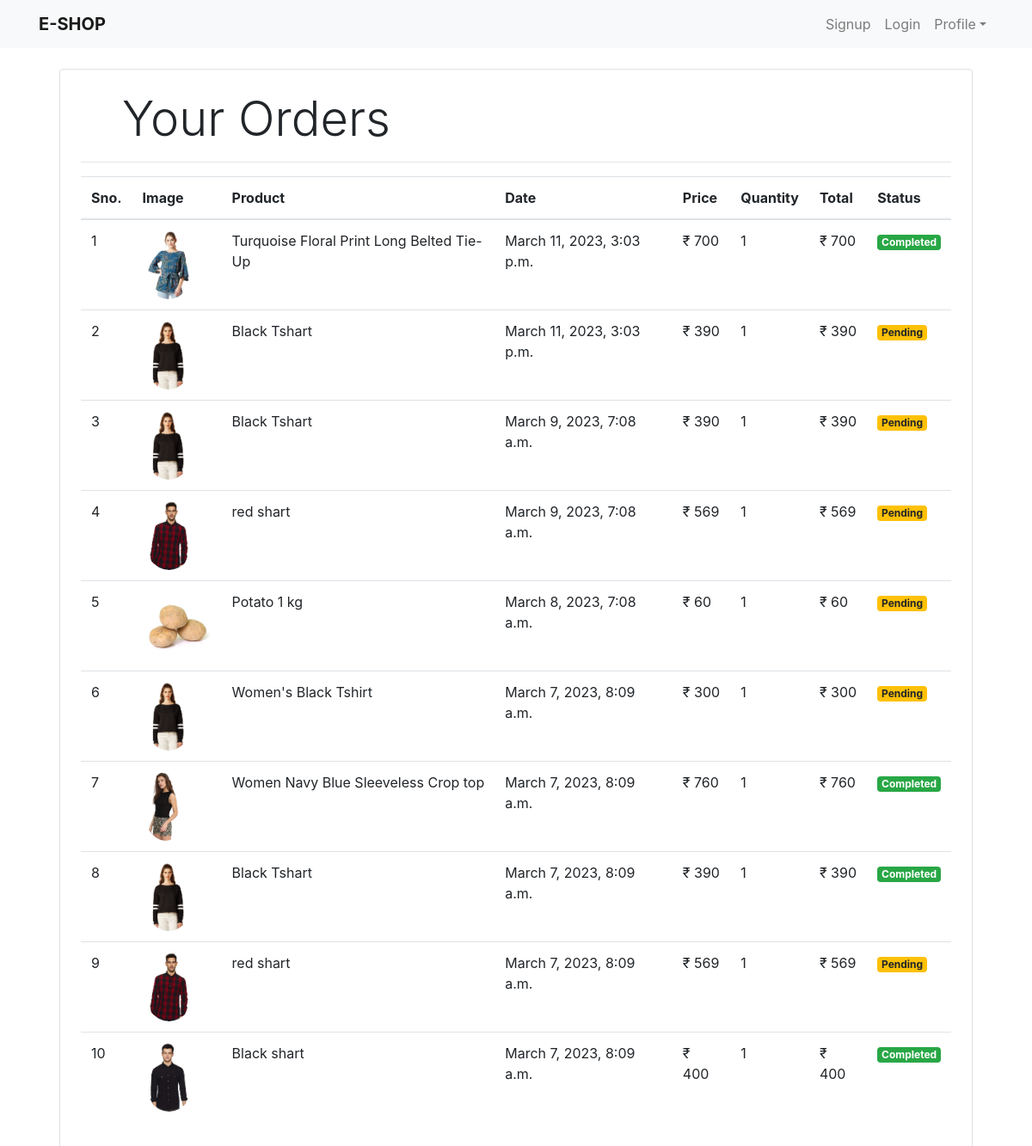
Screenshot of /Orderview with the database file from the repository.
### store/models.py (models this page shows, shortened)
class order(models.Model):
    product = models.ForeignKey(Product,on_delete=models.CASCADE)
    quantity = models.IntegerField(default=1)
    price = models.IntegerField()
    phone = models.CharField(max_length=14)
    address = models.CharField(max_length=150)
    date = models.DateTimeField(auto_now_add=True)
    status = models.BooleanField(default=False)

class Product(models.Model):
    category = models.ForeignKey(Category, on_delete=models.CASCADE)
    name = models.CharField(max_length=50)
    price = models.IntegerField(default=0)
    description = models.CharField(max_length=150, default='')
    image = models.ImageField(upload_to='upload/product/')

### store/views.py (the view)
# urls.py: path('Orderview',Orderview.as_view(),name='Orderview')
class Orderview(View):
    def get(self, request):
            orders = order.objects.all().order_by('-date')
            return render(request,"orders.html",{'orders':orders})

### store/templatetags/cart.py (called while the page is built)
@register.filter(name='currency')
def currency(number):
    return "₹ "+str(number)

@register.filter(name="multiply")
def multiply(number, number1):
    return number * number1

### store/templates/orders.html
{% extends 'base.html' %}
{% block content %}
{% load cart %}
<div class="container">
   <div class="border rounded p-4 m-4">
        <p class="display-4 pl-4 ml-4">Your Orders</p>
        <hr>
        <table class="table">
            <thead>
                <tr>
                    <th>Sno.</th>
                    <th>Image</th>
                    <th>Product</th>
                    <th>Date</th>
                    <th>Price</th>
                    <th>Quantity</th>
                    <th>Total</th>
                    <th>Status</th>
                </tr>
            </thead>
            <tbody>
                {% for order in orders %}
                <tr>
                    <td>{{forloop.counter}}</td>
                    <td><img style="height: 80px;" class="rounded-circle" src="{{order.product.image.url}}" alt=""></td>
                    <td>{{order.product.name}}</td>
                    <td>{{order.date}}</td>
                    <td>{{order.price|currency}}</td>
                    <td>{{order.quantity}}</td>
                    <td>{{order.quantity|multiply:order.price|currency}}</td>
                    {% if order.status %}
                    <td><small class="badge badge-success">Completed</small></td>
                    {% else %}
                    <td><small class="badge badge-warning">Pending</small></td>
                    {% endif %}
                </tr>
                {% endfor %}
            </tbody>
        </table>
   </div>
</div>
{% endblock %}

### store/templates/base.html (shortened to what this page needs)
<!DOCTYPE html>
<html>
<head>
<link rel="stylesheet" href="https://cdn.jsdelivr.net/npm/bootstrap@4.6.1/dist/css/bootstrap.min.css">
<link rel="stylesheet" href="https://cdnjs.cloudflare.com/ajax/libs/font-awesome/4.7.0/css/font-awesome.min.css">
</head>
<body>
	<div class="bgimg">
		<nav class="navbar navbar-expand-md bg-light navbar-light ">
			<div class="container">
				<a href="/" class="navbar-brand  font-weight-bold">E-SHOP</a>
				<div class="collapse navbar-collapse text-center" id="collapsenavbar">
					<ul class="navbar-nav ml-auto">
						{% if request.session.id %}
						<li class="nav-item">
							<a href="/logout" class="nav-link ">Logout</a>
						</li>
						{% else %}
						<li class="nav-item">
							<a href="/signup" class="nav-link ">Signup</a>
						</li>
					<li class="nav-item">
							<a href="/login" class="nav-link ">Login</a>
						</li>
						{% endif %}
						<div class="dropdown ">
						<li class="nav-item">
							<a href="#" class="nav-link text-block dropdown-toggle" data-toggle="dropdown">Profile</a>
                         </div>
					</ul>
				</div>
			</div>
		</nav>
{% block content %}
{% endblock %}
</body>
</html>

### rows the page displays
order: product.image (picture), product.name "Turquoise Floral Print Long Belted Tie-Up", date "March 11, 2023, 3:03 p.m.", price "₹ 700", quantity "1", quantity|multiply "₹ 700", status "Completed"
order: product.image (picture), product.name "Black Tshart", date "March 11, 2023, 3:03 p.m.", price "₹ 390", quantity "1", quantity|multiply "₹ 390", status "Pending"
order: product.image (picture), product.name "Black Tshart", date "March 9, 2023, 7:08 a.m.", price "₹ 390", quantity "1", quantity|multiply "₹ 390", status "Pending"
order: product.image (picture), product.name "red shart", date "March 9, 2023, 7:08 a.m.", price "₹ 569", quantity "1", quantity|multiply "₹ 569", status "Pending"
order: product.image (picture), product.name "Potato 1 kg", date "March 8, 2023, 7:08 a.m.", price "₹ 60", quantity "1", quantity|multiply "₹ 60", status "Pending"
order: product.image (picture), product.name "Women's Black Tshirt", date "March 7, 2023, 8:09 a.m.", price "₹ 300", quantity "1", quantity|multiply "₹ 300", status "Pending"
order: product.image (picture), product.name "Women Navy Blue Sleeveless Crop top", date "March 7, 2023, 8:09 a.m.", price "₹ 760", quantity "1", quantity|multiply "₹ 760", status "Completed"
order: product.image (picture), product.name "Black Tshart", date "March 7, 2023, 8:09 a.m.", price "₹ 390", quantity "1", quantity|multiply "₹ 390", status "Completed"
order: product.image (picture), product.name "red shart", date "March 7, 2023, 8:09 a.m.", price "₹ 569", quantity "1", quantity|multiply "₹ 569", status "Pending"
order: product.image (picture), product.name "Black shart", date "March 7, 2023, 8:09 a.m.", price "₹ 400", quantity "1", quantity|multiply "₹ 400", status "Completed"
